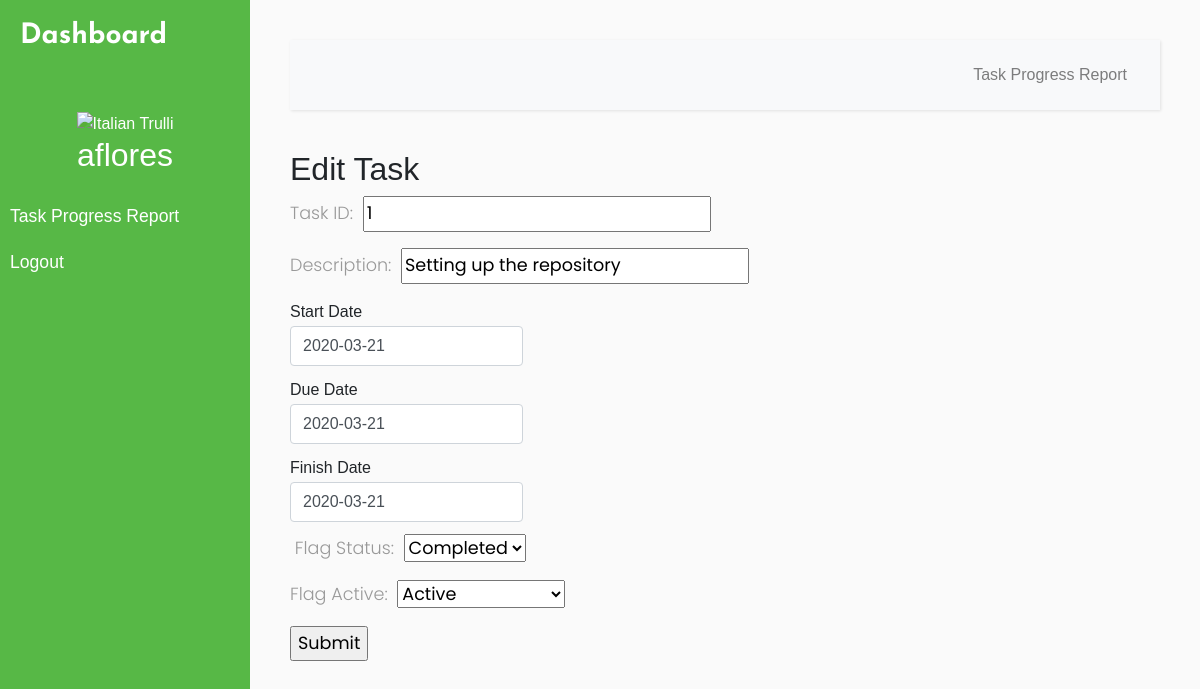
The page /editTask.php?id=1 (signed in) on the database its author committed.
### tables this page shows
CREATE TABLE USER_LOGIN(
	Username varchar(15) PRIMARY KEY NOT NULL,
    ClientID int(6),
    EmployeeID int(6),
    PasswordHash BINARY(20) NOT NULL,
    Salt BINARY(20) NOT NULL,
    FOREIGN KEY (ClientID) REFERENCES client(ClientID),
    FOREIGN KEY (EmployeeID) REFERENCES employee(EmployeeID)
);

CREATE TABLE MENU(
	MenuID int(6) PRIMARY KEY AUTO_INCREMENT,
    MenuName varchar(30) NOT NULL,
    url varchar(50)
);

CREATE TABLE TASK(
	TaskID int(6) PRIMARY KEY NOT NULL AUTO_INCREMENT,
    Description varchar(255),
    StartDate date,
    DueDate date,
    FinishDate date,
    FlagStatus varchar(1),
    FlagActive varchar(1)
);

### Module/Login/session.php (called while the page is built, shortened)
<?php
$user_check=$_SESSION['login_user'];
$ses_sql=mysqli_query($conn,"SELECT Username, EmployeeName FROM `USER_LOGIN` a INNER JOIN `EMPLOYEE` b ON a.EmployeeID = b.EmployeeID AND Username = '".$user_check."'");
$row = mysqli_fetch_assoc($ses_sql);
$login_session = $row['Username'];
if(!isset($login_session)){
    $ses_sql=mysqli_query($conn,"SELECT Username, ClientName FROM `USER_LOGIN` a INNER JOIN `CLIENT` b ON a.ClientID = b.ClientID AND Username = '".$user_check."'");
    $row = mysqli_fetch_assoc($ses_sql);
    $login_session = $row['Username'];
}
?>

### editTask.php (the view, shortened to what this page needs)
<?php require_once('Connections/remotesql.php'); ?>
<?php
if (!function_exists("GetSQLValueString")) {
function GetSQLValueString($theValue, $theType, $theDefinedValue = "", $theNotDefinedValue = "")
{
  $theValue = function_exists("mysql_real_escape_string") ? mysql_real_escape_string($theValue) : mysql_escape_string($theValue);
  switch ($theType) {
    case "long":
    case "int":
      $theValue = ($theValue != "") ? intval($theValue) : "NULL";
      break;
  }
  return $theValue;
}
}
$editFormAction = $_SERVER['PHP_SELF'];
if (isset($_SERVER['QUERY_STRING'])) {
  $editFormAction .= "?" . htmlentities($_SERVER['QUERY_STRING']);
}
$colname_Recordset1 = "-1";
if (isset($_GET['id'])) {
  $colname_Recordset1 = $_GET['id'];
}
$query_Recordset1 = sprintf("SELECT * FROM TASK WHERE TaskID = %s", GetSQLValueString($colname_Recordset1, "int"));
$Recordset1 = mysql_query($query_Recordset1, $remotesql) or die(mysql_error());
$row_Recordset1 = mysql_fetch_assoc($Recordset1);
?>
<?php include 'Source/connect.php';?>
<?php include('Module/Login/session.php'); ?>
<!DOCTYPE html>
<html>
<head>
    <link rel="stylesheet" href="https://stackpath.bootstrapcdn.com/bootstrap/4.1.0/css/bootstrap.min.css">
    <link href="css/css/bootstrap-datetimepicker.css" rel="stylesheet"/>
    <link href="css/css/bootstrap-table.css" rel="stylesheet"/>
    <link rel="stylesheet" href="style2.css">
    <link rel="stylesheet" href="https://cdnjs.cloudflare.com/ajax/libs/malihu-custom-scrollbar-plugin/3.1.5/jquery.mCustomScrollbar.min.css">
</head>
<body>
    <div class="wrapper">
        <nav id="sidebar">
            <div class="sidebar-header">
                <h3 >Dashboard</h3>
            </div>
            <ul class="list-unstyled components">
                <div class="nav-image">
                <img src="https://avatar-management--avatars.us-west-2.prod.public.atl-paas.net/default-avatar.png" alt="Italian Trulli">
                <h2><? echo $login_session?></h2>
                </div>
                <? $sql_menu = "SELECT MENU.MenuName, MENU.url FROM MENU, ASSIGNED_MENU WHERE MENU.MenuID = ASSIGNED_MENU.MenuID AND ASSIGNED_MENU.Username = '$login_session'";
                $result_menu = $conn->query($sql_menu);
                while($row_menu = $result_menu->fetch_array()){
                ?>
                <li>
                <a href="<? echo $row_menu[1]; ?>"><div onclick="pageClick(this)"> <? echo $row_menu[0]; ?> </div></a>
                </li>
                <?
                }
                ?>
                <li>
                    <a href="#" id="menu-logout">Logout</a>
                </li>
            </ul>
        </nav>
        <div id="content">
            <nav class="navbar navbar-expand-lg navbar-light bg-light">
                <div class="container-fluid">
                    <div class="collapse navbar-collapse" id="navbarSupportedContent">
                        <ul class="nav navbar-nav ml-auto">
                            <? $sql_menu = "SELECT MENU.MenuName, MENU.url FROM MENU, ASSIGNED_MENU WHERE MENU.MenuID = ASSIGNED_MENU.MenuID AND ASSIGNED_MENU.Username = '$login_session'";
                                $result_menu = $conn->query($sql_menu);
                                while($row_menu = $result_menu->fetch_array()){
?>
                <li class="nav-item">
                <a class="nav-link" href="<? echo $row_menu[1]; ?>" ><div onclick="pageClick(this)"> <? echo $row_menu[0]; ?> </div></a>
                </li>
                  <?
                    }
                    ?>
                        </ul>
                    </div>
                </div>
            </nav>
            <div class="content">
        <h2>Edit Task</h2>
		  <form action="<?php echo $editFormAction; ?>" name="form1" id="form1" method="POST">
		    <p>Task ID:
		      <input name="textfield" type="text" id="textfield" value="<?php echo $row_Recordset1['TaskID']; ?>" readonly>
		    </p>
		    <p>Description:
		      <input name="des" type="text" id="des" value="<?php echo $row_Recordset1['Description']; ?>">
		    </p>
            <div class="row">
              <div class="radio">
              <div class="col-lg-12 col-md-12">
                <label for="sdate" class="control-label">Start Date</label>
              </div>
              <div class="col-lg-12 col-md-12">
                <input type="text" class="form-control" id="sdate" name="sdate" value="<?php echo $row_Recordset1['StartDate']; ?>" style="height:40px;margin-top:-2.5%;margin-bottom:5%;"/>
              </div>
              </div>
            </div>
            <div class="row">
              <div class="radio">
              <div class="col-lg-12 col-md-12">
                <label for="edate" class="control-label">Due Date</label>
              </div>
              <div class="col-lg-12 col-md-12">
                <input type="text" class="form-control" id="edate" name="edate" value="<?php echo $row_Recordset1['DueDate']; ?>" style="height:40px;margin-top:-2.5%;margin-bottom:5%;"/>
              </div>
              </div>
            </div>
            <div class="row">
              <div class="radio">
              <div class="col-lg-12 col-md-12">
                <label for="fdate" class="control-label">Finish Date</label>
              </div>
              <div class="col-lg-12 col-md-12">
                <input type="text" class="form-control" id="fdate" name="fdate" value="<?php echo $row_Recordset1['FinishDate']; ?>" style="height:40px;margin-top:-2.5%;margin-bottom:5%;"/>
              </div>
              </div>
            </div>
            <p>
            Flag Status:
            <select name="select" id="select" title="<?php echo $row_Recordset1['FlagStatus']; ?>">
              <option value="C">Completed</option>
            </select>
            </p>
            <p>Flag Active:
              <select name="select2" id="select2" title="<?php echo $row_Recordset1['FlagActive']; ?>">
                <option value="A">Active</option>
              </select>
            </p>
            <p>
              <input type="submit" name="button" id="buttonSubmit" value="Submit">
            </p>
		  </form>
		  <p>&nbsp;</p>
		</div>
        </div>
    </div>
</body>
</html>

### style2.css (style rules this page uses)
body { font-family: 'Ubuntu-Bold', sans-serif; background: #fafafa; }
p { font-family: 'Poppins', sans-serif; font-size: 1.1em; font-weight: 300; line-height: 1.7em; color: #999; }
a, a:hover, a:focus { color: inherit; text-decoration: none; transition: all 0.3s; }
.navbar { padding: 15px 10px; background: #fff; border: none; border-radius: 0; margin-bottom: 40px; box-shadow: 1px 1px 3px rgba(0, 0, 0, 0.1); }
.wrapper { display: flex; width: 100%; }
#sidebar { width: 250px; position: fixed; top: 0; left: 0; height: 100vh; z-index: 999; background: #57b846; color: #fff; transition: all 0.3s; }
#sidebar .sidebar-header { padding: 20px; font-family: 'JosefinSans-Bold',sans-serif; background: #57b846; }
#sidebar .nav-image { text-align: center; padding: 10px 20px; }
#sidebar ul.components { padding: 20px 0; border-bottom: 1px solid #57b846; }
#sidebar ul li a { padding: 10px; font-size: 1.1em; display: block; }
#content { width: calc(100% - 250px); padding: 40px; min-height: 100vh; transition: all 0.3s; position: absolute; top: 0; right: 0; }

### editTask.php (style rules this page uses)
img { max-height: 66%; max-width: 66%; margin-left: auto; margin-right: auto; }

### rows shown on the page
user_login: Username "aflores"
menu: MenuName "Task Progress Report"
task: textfield "1", des "Setting up the repository", sdate "2020-03-21", edate "2020-03-21", fdate "2020-03-21", select "Completed", select2 "Active"
